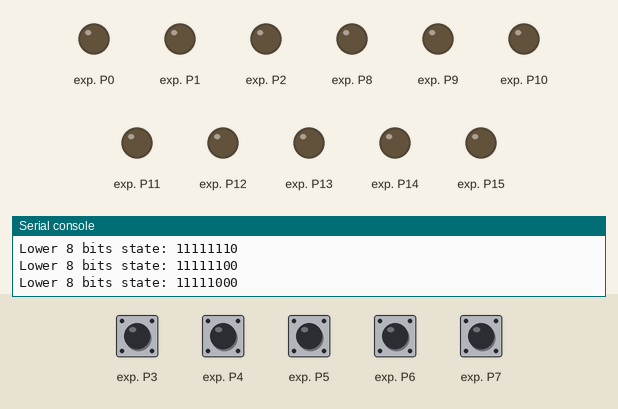
This program was run on a simulated MicroPython board. On the bench: output pins drawn as LEDs (lit = HIGH), the last lines printed to the serial console. Inputs (shaded band) come from the test bench; at power-on: exp. P3–7 HIGH. Library files of the repository ran but are not shown: pcf8575.py.

Above: at 4.3 s.
At 6.21 s:
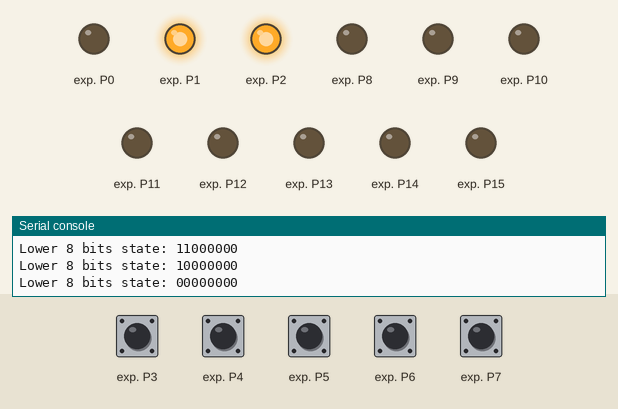
At 6.41 s:
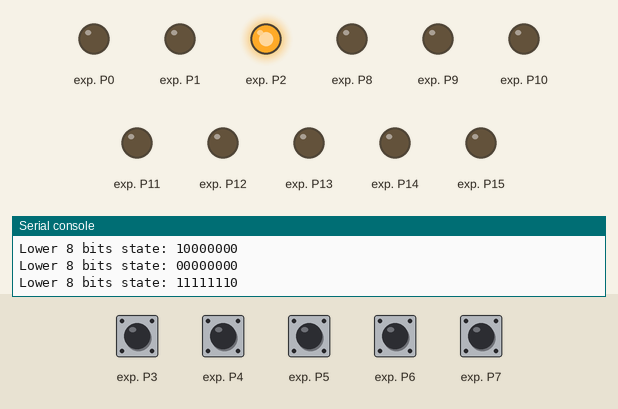
At 8.4 s:
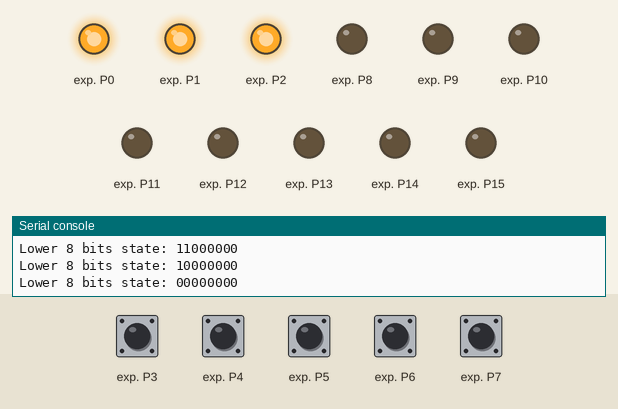
Timing chart, 0 to 9.0 s (numbered marks = the images above):
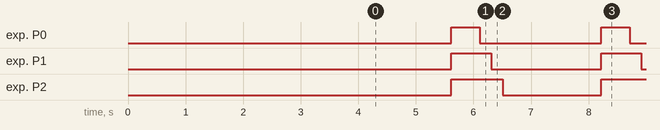

The program:

pcf8575_led.py
```python
# Python env   : MicroPython v1.23.0
# -*- coding: utf-8 -*-
# @Time    : 2024/9/25 上午8:31
# @Author  : 李清水
# @File    : main.py
# @Description : I2C类实验，使用PCF8575芯片控制流水灯

# ======================================== 导入相关模块 =========================================

# 硬件相关的模块
from machine import I2C, Pin

# 时间相关的模块
import time

# 导入自定义的PCF8575类
from pcf8575 import PCF8575

# ======================================== 全局变量 ============================================

# PCF8575芯片地址
PCF8575_ADDRESS: int = 0
# LED灯的数量
LED_COUNT: int = 8

# ======================================== 功能函数 ============================================

# ======================================== 自定义类 ============================================

# ======================================== 初始化配置 ==========================================

# 上电延时3s
time.sleep(3)
# 打印调试消息
print("FreakStudio: control LED using the PCF8575 I/O expander with I2C")

# 创建硬件I2C的实例，使用I2C1外设，时钟频率为400KHz，SDA引脚为6，SCL引脚为7
i2c: I2C = I2C(id=1, sda=Pin(6), scl=Pin(7), freq=400000)

# 开始扫描I2C总线上的设备，返回从机地址的列表
devices_list: list[int] = i2c.scan()
print("START I2C SCANNER")

# 若devices_list为空，则没有设备连接到I2C总线上
if len(devices_list) == 0:
    print("No i2c device !")
# 若非空，则打印从机设备地址
else:
    print("i2c devices found:", len(devices_list))
    # 遍历从机设备地址列表
    for device in devices_list:
        # 判断设备地址是否为PCF8575的地址
        if device >= 0x20 and device <= 0x27:
            print("I2C hexadecimal address: ", hex(device))
            # 假设第一个找到的设备是PCF8575
            PCF8575_ADDRESS = device

# 创建PCF8575类实例
pcf8575 = PCF8575(i2c, PCF8575_ADDRESS)

# ========================================  主程序  ===========================================

# 循环执行
while True:
    # 将端口状态设置为1，熄灭所有流水灯
    pcf8575.port = 0x00FF
    # 延时0.5秒
    time.sleep(0.5)

    # 控制流水灯效果
    for i in range(LED_COUNT):
        # 设置第i个引脚为低电平，点亮对应的LED
        pcf8575.pin(i, False)
        # 延时0.1秒
        time.sleep(0.2)

        # 读取低八位端口状态
        state: int = pcf8575.port & 0xFF
        # 将状态以二进制形式显示
        print("Lower 8 bits state: {:08b}".format(state))

    # 延时0.5秒
    time.sleep(0.5)
```

Measured:
- by itself, exp. P0: alternates HIGH for 0.50 s and LOW for 2.1 s
- by itself, exp. P1: alternates HIGH for 0.70 s and LOW for 1.9 s
- by itself, exp. P2: alternates HIGH for 0.90 s and LOW for 1.7 s
